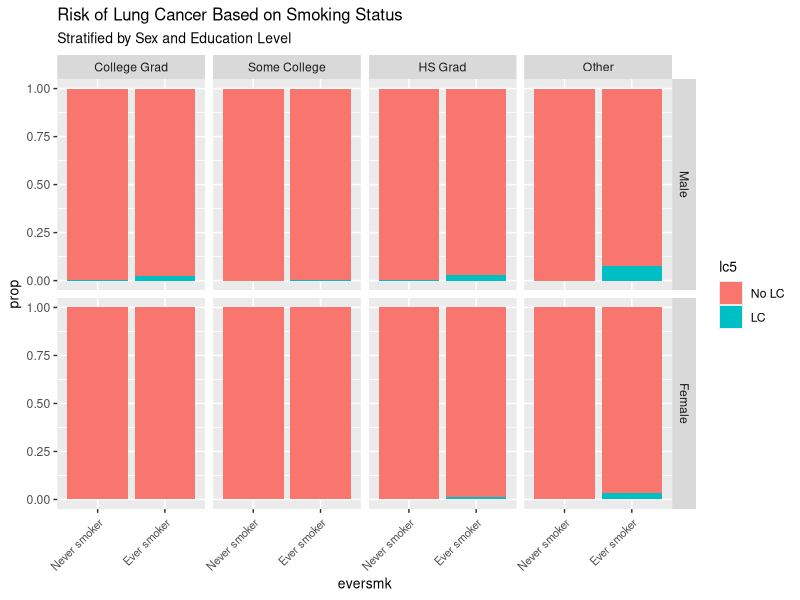
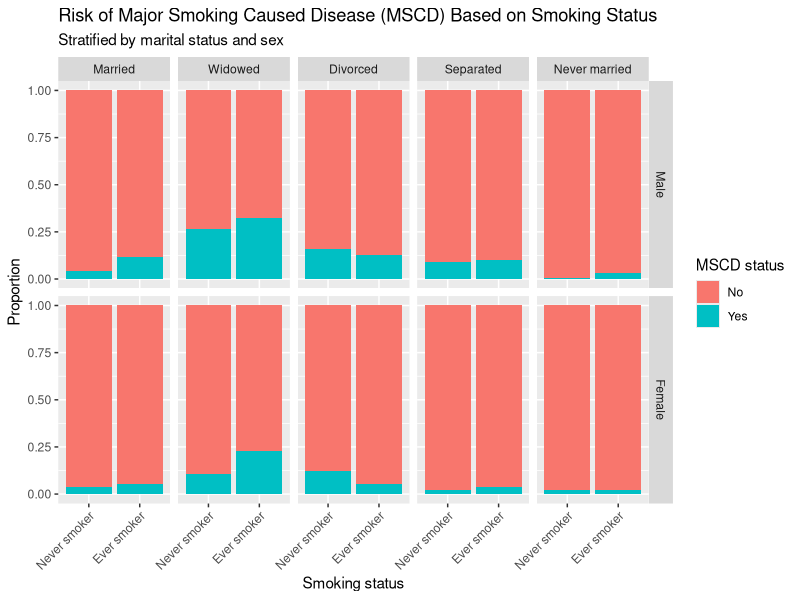
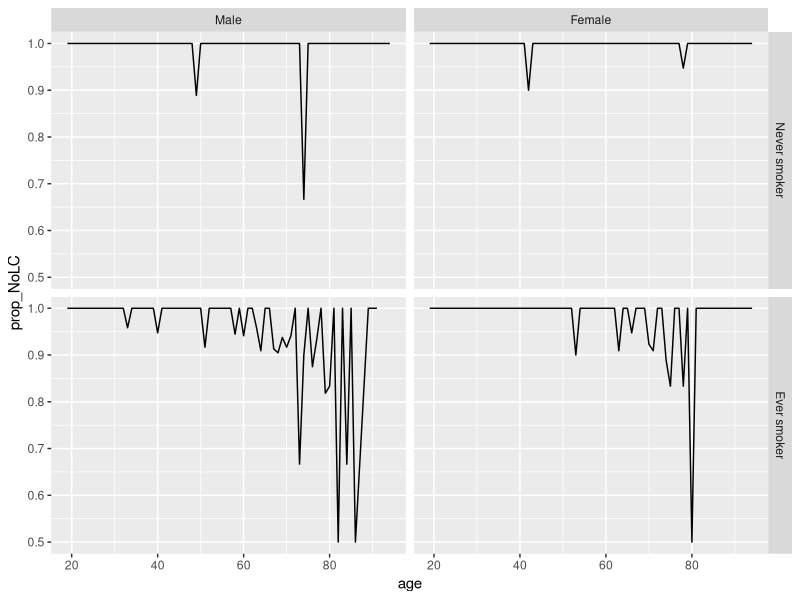
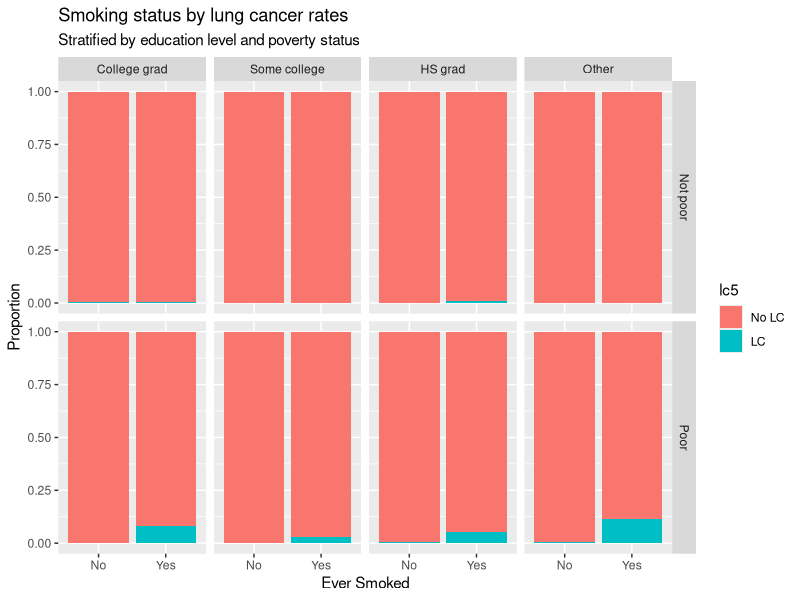
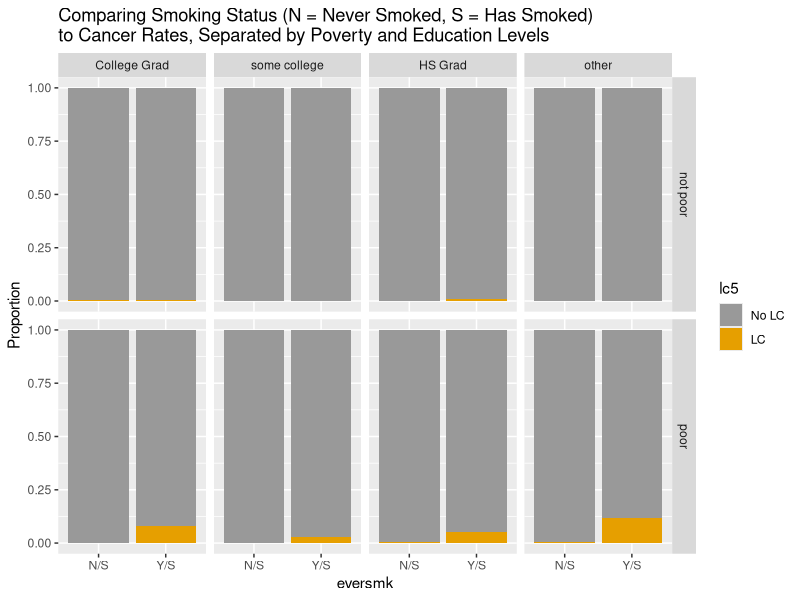
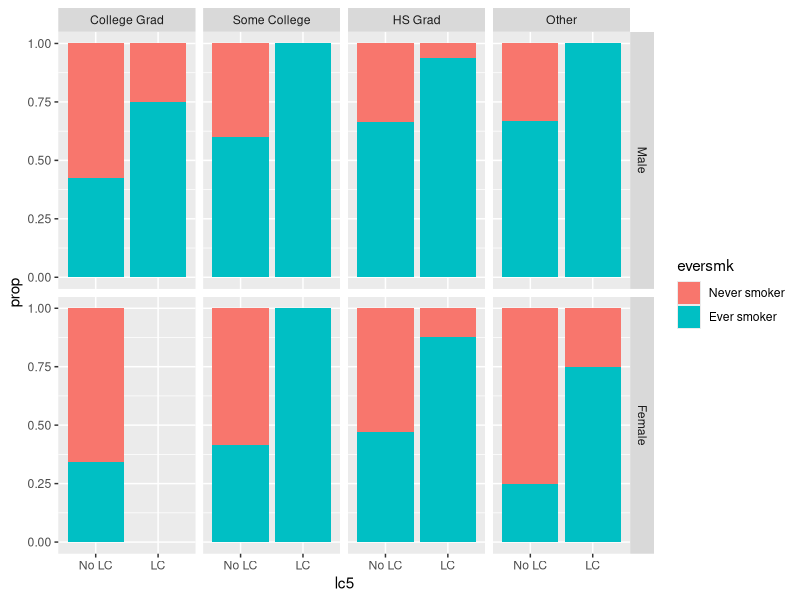
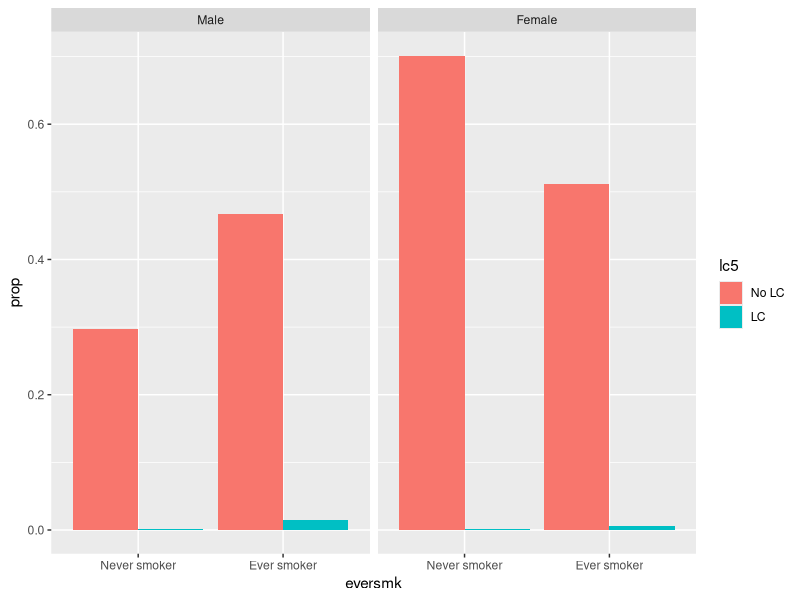
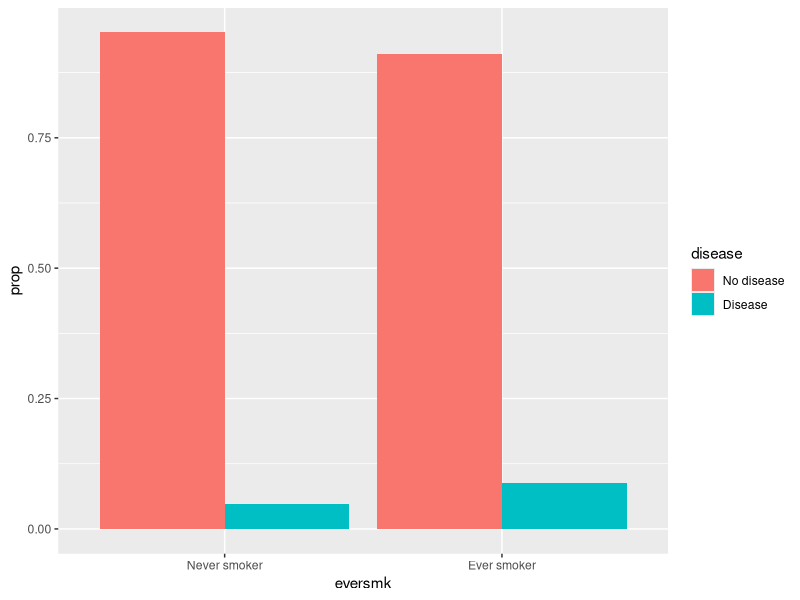

Here is the R script that generated these plots, in order:
## ---- chunk 1
knitr::opts_chunk$set(echo = TRUE, message = FALSE)
knitr::opts_knit$set(root.dir = "/cloud/project")
## ---- chunk 2
library(tidyverse)  # core group of tidyverse packages
library(kableExtra)  # to make nice tables
## ---- chunk 3
nmes_data <- read_csv("module_1/nmesUNPROC.csv")

nmes_data <- nmes_data %>%
  mutate(eversmk = factor(eversmk, levels = c("0", "1"), labels = c("Never smoker", "Ever smoker")),
         lc5 = factor(lc5, levels = c("0", "1"), labels = c("No LC", "LC")),
         female = factor(female, levels = c("0", "1"), labels = c("Male", "Female")), 
         educate = factor(educate, levels = c("1", "2", "3", "4"), labels = c("College Grad", "Some College", "HS Grad", "Other")), 
         chd5 = factor(chd5, levels = c("0", "1"), labels = c("None", "CHD, Stroke, and Other Cancers"))
         )

##Creating tables
my_table_lc5 <- nmes_data %>%
  count(lc5, eversmk, female, educate) %>%
  group_by(eversmk, female, educate) %>%
  mutate(prop = n/sum(n))
my_table_lc5


##Creating graphs
ggplot(data = my_table_lc5) + 
  geom_bar(aes(x = eversmk, y = prop, fill = lc5), stat = "identity", position = "stack") + theme(axis.text.x = element_text(angle = 45, size = 8, margin = margin(t = 3))) +
  theme(axis.text.x = element_text(hjust=1)) +  
  ggtitle("Risk of Lung Cancer Based on Smoking Status", subtitle = "Stratified by Sex and Education Level") +
  theme(title = element_text(size = 10)) +
  facet_grid(female~educate)


## ---- chunk 4
nmes_data <- read_csv("module_1/nmesUNPROC.csv")

nmes_data <- nmes_data %>%
  mutate(mscd = (lc5 == 1) | (chd5 == 1))%>%
  mutate(mscd_recode = factor(mscd)) %>%
  mutate(mscd_recode = fct_recode(mscd_recode,
    "Yes" = "TRUE",
    "No" = "FALSE"))%>%
  mutate(mscd = mscd_recode) %>%

  mutate(eversmk_recoded = fct_recode(factor(eversmk),
                                         "Ever smoker" = "1",
                                         "Never smoker" = "0",)) %>%
  mutate(eversmk = eversmk_recoded) %>%
  select(-eversmk_recoded)%>%

  mutate(female_recoded = fct_recode(factor(female),
                                         "Female" = "1",
                                         "Male" = "0")) %>%
  mutate(female = female_recoded) %>%
  select(-female_recoded) %>%

  mutate(marital_recoded = fct_recode(factor(marital),
                                         "Married" = "1",
                                         "Widowed" = "2", 
                                         "Divorced" = "3",
                                         "Separated" = "4",
                                      "Never married" = "5")) %>%
  mutate(marital = marital_recoded) %>%
  select(-marital_recoded)


my_table <- nmes_data %>%
  count(mscd, eversmk, marital, female) %>%
  group_by(eversmk, marital, female) %>%
  mutate(prop = n/sum(n))

my_table

ggplot(data = my_table) + 
  geom_bar(aes(x = eversmk, y = prop, fill = mscd), stat = "identity", position = "stack")+
  facet_grid(female~marital) +
  labs(title = "Risk of Major Smoking Caused Disease (MSCD) Based on Smoking Status",
       subtitle = "Stratified by marital status and sex",
       x = "Smoking status",
       y = "Proportion",
       fill = "MSCD status") +
  theme(legend.position = "right", axis.text.x = element_text(angle = 45, vjust = 1, hjust = 1))

## ---- chunk 5
nmes_data <- read_csv("module_1/nmesUNPROC.csv")

### recoded the variables eversmk, lc5, female, and educate in the nmes_data  to be factor variables with meaningful labels

nmes_data <- nmes_data %>%
  mutate(eversmk = factor(eversmk, levels = c("0", "1"), labels = c("Never smoker", "Ever smoker")),
         lc5 = factor(lc5, levels = c("0", "1"), labels = c("No LC", "LC")),
         chd5 = factor(chd5, levels = c("0", "1"), labels = c("No CHD", "CHD")),
         female = factor(female, levels = c("0", "1"), labels = c("Male", "Female")),
         poor = factor(poor, levels = c("0", "1"), labels = c("Not Poor", "Poor")))

#create a variable for "survival proportion" [those without lc5]
#any future stratification must be included in "group_by"
nmes_data <- nmes_data %>%
  group_by(age, eversmk, female) %>%
  mutate(prop_NoLC = sum(lc5 == "No LC") / n())


ggplot(data=nmes_data) +
    geom_line(mapping = aes(x = age, y = prop_NoLC)) + facet_grid(eversmk~female)


## ---- chunk 6
nmes_data <- read_csv("module_1/nmesUNPROC.csv")

nmes_data <- nmes_data %>%
  mutate(eversmk = factor(eversmk, levels = c("0", "1"), labels = c("No", "Yes")),
         lc5 = factor(lc5, levels = c("0", "1"), labels = c("No LC", "LC")),
         educate = factor(educate, levels = c("1", "2", "3", "4"), labels = c("College grad", "Some college", "HS grad", "Other")),
         poor = factor(poor, levels = c("0", "1"), labels = c("Not poor", "Poor"),
         ))

ggplot(data = nmes_data) + 
  geom_bar(mapping = aes(x = eversmk, fill = lc5), position = "fill") +
  facet_grid(poor~educate) +
  labs(
    title = "Smoking status by lung cancer rates", 
    subtitle = "Stratified by education level and poverty status",
    x = "Ever Smoked",
    y = "Proportion"
    )

## ---- chunk 7
nmes_data <- read_csv("module_1/nmesUNPROC.csv")

nmes_data <- nmes_data %>%
  mutate(eversmk = factor(eversmk, levels = c("0", "1"), labels = c("N/S", "Y/S")),
         lc5 = factor(lc5, levels = c("0", "1"), labels = c("No LC", "LC")),
         educate = factor(educate, levels = c("1","2","3","4"), labels = c("College Grad", "some college", "HS Grad", "other")),
         poor = factor(poor, levels = c("0", "1"), labels = c("not poor", "poor"))
         )

my_table <- nmes_data %>%
    count(poor, educate, eversmk, lc5) %>%
    mutate(prop = n/sum(n))
my_table

ggplot(data = nmes_data) + 
  geom_bar(mapping = aes(x = eversmk, fill = lc5), position = "fill") +
  facet_grid(poor~educate) + 
  ylab('Proportion') +
  ggtitle("Comparing Smoking Status (N = Never Smoked, S = Has Smoked) \nto Cancer Rates, Separated by Poverty and Education Levels ")+
   scale_fill_manual(values=c('#999999','#E69F00'))
## ---- chunk 8
nmes_data <- read_csv("module_1/nmesUNPROC.csv")

nmes_data <- nmes_data %>%
  mutate(eversmk = factor(eversmk, levels = c("0", "1"), labels = c("Never smoker", "Ever smoker")),
         lc5 = factor(lc5, levels = c("0", "1"), labels = c("No LC", "LC")),
         educate = factor(educate, levels = c("1","2","3","4"), labels = c("College Grad","Some College", "HS Grad","Other")),
         female = factor(female, levels = c("0","1"), labels = c("Male","Female"))
         )

### created a table for the proportions
nmes_data %>%
  count(eversmk, lc5) %>%
  group_by(eversmk) %>%
  mutate(prop = n/sum(n))

ggplot(data = nmes_data) + 
  geom_bar(mapping = aes(x = lc5, fill = eversmk), position = "fill") +
  facet_grid(female~educate) +
  labs(y="prop")

## ---- chunk 9
nmes_data <- read_csv("module_1/nmesUNPROC.csv")

nmes_data <- nmes_data %>%
  mutate(eversmk = factor(eversmk, levels = c("0", "1"), labels = c("Never smoker", "Ever smoker")),
         lc5 = factor(lc5, levels = c("0", "1"), labels = c("No LC", "LC")),
         female = factor(female, levels = c("0", "1"), labels = c("Male", "Female")),
         poor = factor(poor, levels = c("0", "1"), labels = c("Not Poor", "Poor"),)
         )


my_table_sex <- nmes_data %>%
  count(lc5, eversmk, female) %>%
  group_by(eversmk) %>%
  mutate(prop = n/sum(n))


#graphcomparing smoking status vs LC separated by sex  
ggplot(data = my_table_sex) + 
  geom_bar(aes(x = eversmk, y = prop, fill = lc5), stat = "identity", position = "dodge") + facet_wrap(~female)

#table comparing smoking status vs LC separated by sex
kable(my_table_sex)


## ---- chunk 10
nmes_data <- read_csv("module_1/nmesUNPROC.csv")

nmes_data <- nmes_data %>%
  mutate(eversmk = factor(eversmk, levels = c("0", "1"), labels = c("Never smoker", "Ever smoker")),
         lc5 = factor(lc5, levels = c("0", "1"), labels = c("No LC", "LC")),
         chd5 = factor(chd5, levels = c("0", "1"), labels = c("No CHD", "CHD"))
         )

#etc, fill in the rest of appropriate variables here
## ---- chunk 11
nmes_data <- nmes_data %>%
  mutate(disease = factor(lc5 == "LC" | chd5 == "CHD", 
                          levels=c(FALSE, TRUE), 
                          labels=c("No disease", "Disease")))


# We can take a look at the combined variable with the two individual variables
nmes_data %>%
  count(disease, lc5, chd5)
## ---- chunk 12
my_table <- nmes_data %>%
  count(eversmk, disease) %>%
  group_by(eversmk) %>%
  mutate(prop = n/sum(n))

my_table
## ---- chunk 13
ggplot(data = my_table) + 
  geom_bar(aes(x = eversmk, y = prop, fill = disease), stat = "identity", position = "dodge")
## ---- chunk 14
my_table %>%
  filter(disease == "Disease") %>%
  ggplot() + 
  geom_bar(aes(x = eversmk, y = prop, fill = disease), stat = "identity")
## ---- chunk 15
my_table %>%
  filter(disease == "Disease") %>%
  ggplot() + 
  geom_bar(aes(x = eversmk, y = prop, fill = disease), stat = "identity") + 
  geom_text(aes(x = eversmk, y = prop, label = prop))
## ---- chunk 16
my_table <- nmes_data %>%
  count(eversmk, disease) %>%
  group_by(eversmk) %>%
  mutate(percent =round(n/sum(n)*100,1))

my_table

my_table %>%
  filter(disease == "Disease") %>%
  ggplot() + 
  geom_bar(aes(x = eversmk, y = percent, fill = disease), stat = "identity") + 
  geom_text(aes(x = eversmk, y = percent, label = percent), vjust = -1)
## ---- chunk 17

nmes_data %>%
  group_by(eversmk, lc5, chd5, .drop=FALSE) %>%
  count() 
## ---- chunk 18
ggplot(data = nmes_data) + 
  geom_bar(mapping = aes(x = eversmk, fill = disease), position = "fill") +
  facet_wrap(~beltuse)

ggplot(data = nmes_data) + 
  geom_bar(mapping = aes(x = eversmk, fill = disease), position = "fill") +
  facet_grid(marital~beltuse)
## ---- chunk 19
my_table <- nmes_data %>%
  count(eversmk, disease) %>%
  group_by(eversmk) %>%
  mutate(prop = n/sum(n))

my_table

ggplot(data = my_table) + 
  geom_bar(aes(x = eversmk, y = prop, fill = disease), stat = "identity", position = "dodge")
## ---- chunk 20
my_table <- nmes_data %>%
  count(beltuse, eversmk, disease) %>%
  group_by(eversmk) %>%
  mutate(prop = n/sum(n))

my_table

ggplot(data = my_table) + 
  geom_bar(aes(x = eversmk, y = prop, fill = disease), stat = "identity", position = "dodge") +
  facet_wrap(~ beltuse)
## ---- chunk 21
my_table <- nmes_data %>%
  count(beltuse, eversmk, disease) %>%
  group_by(beltuse, eversmk) %>%
  mutate(prop = n/sum(n))

my_table

ggplot(data = my_table) + 
  geom_bar(aes(x = eversmk, y = prop, fill = disease), stat = "identity", position = "dodge") +
  facet_wrap(~ beltuse)
## ---- chunk 22
my_table <- nmes_data %>%
  count(marital, beltuse, eversmk, disease) %>%
  group_by(marital, beltuse, eversmk) %>%
  mutate(prop = n/sum(n))

my_table

ggplot(data = my_table) + 
  geom_bar(aes(x = eversmk, y = prop, fill = disease), stat = "identity", position = "dodge") +
  facet_wrap(marital ~ beltuse)
## ---- chunk 23
nmes_data <- nmes_data %>%
  mutate(poor = factor(poor, levels = c("0", "1"), labels = c("N Poor", "Poor")))

nmes_data <- nmes_data %>%
  mutate(female = factor(female,levels = c("0", "1"), labels = c("M", "F")))

my_table <- nmes_data %>%
   mutate(female_poor = paste(female, poor, sep = " ")) %>%
  mutate(female_poor_smk = paste(female_poor, eversmk, sep = " " )) %>%
  count(lc5, female_poor_smk, educate) %>%
  group_by(female_poor_smk) %>%
  mutate(prop = n/sum(n))

my_table
## ---- chunk 24
nmes_data <- nmes_data %>% 
  mutate(age_cat = cut(age,
                      breaks = c(0,30,60,100),
                      labels = c("Age < 30", "Age 30-60", "Age > 60")))

nmes_data %>% count(age_cat)
## ---- chunk 25
nmes_data <- nmes_data %>% 
  mutate(age_cat = case_when(
    age > 0 & age < 30 ~ "Age < 30",
    age >= 30 & age <=60 ~ "Age 30-60",
    age > 60 ~ "Age > 60"
  ))

nmes_data %>% count(age_cat)
## ---- chunk 26
my_table <- nmes_data %>%
  count(eversmk, disease) %>%
  group_by(eversmk) %>%
  mutate(prop = n/sum(n))

ggplot(data = my_table) + 
  geom_bar(aes(x = eversmk, y = prop, fill = disease), stat = "identity", position = "dodge") +
  labs(y= "Risk of MSCD",
       x= "",
       title= "Risk of MSCD, comparing smokers to non-smokers", 
       fill = "Disease status")
